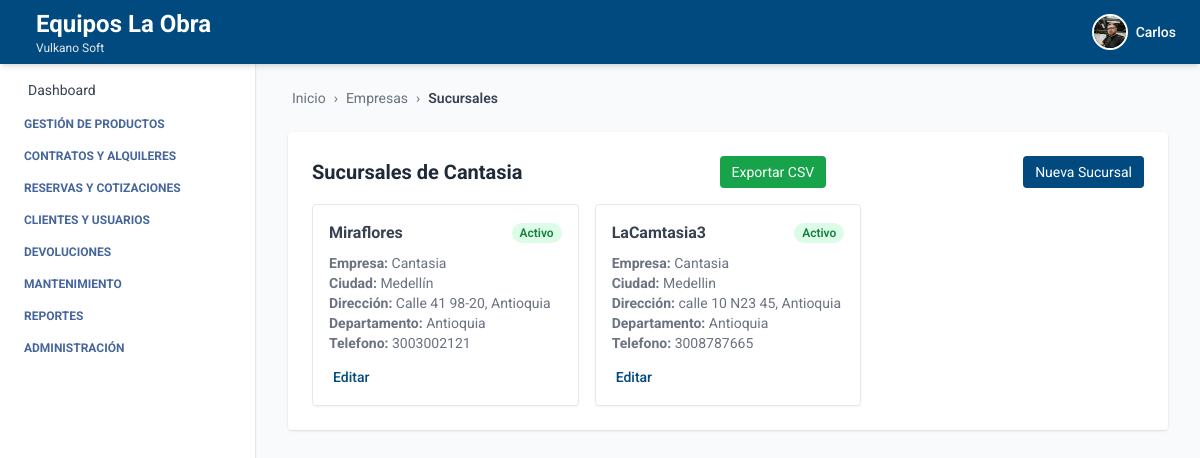
The page /empresa/empresas/1/sucursales/ (signed in) on the database as committed earlier.
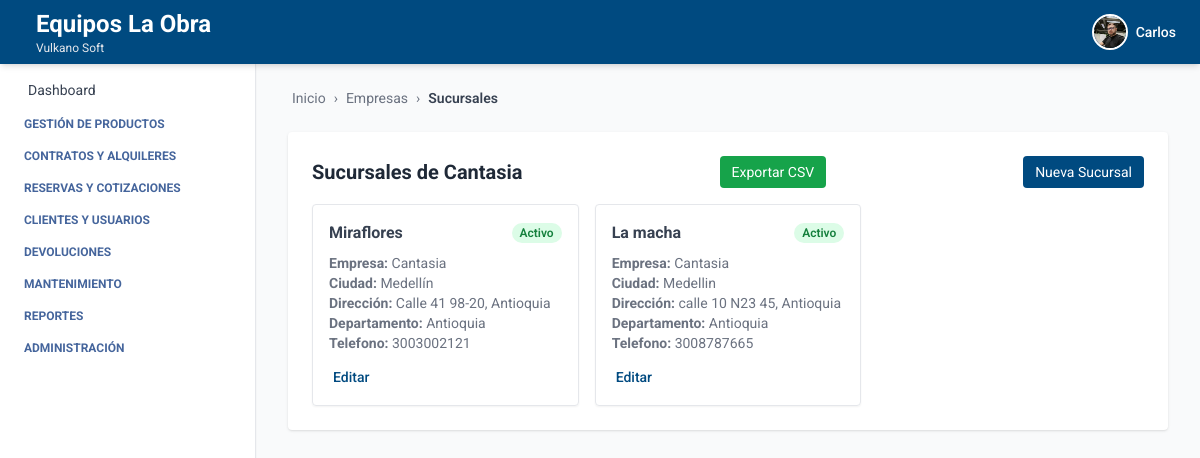
The same page on the database as committed later.
### empresa/models.py (models this page shows, shortened)
class Sucursal(models.Model):
    ESTADOS = [
        ("activo", "Activo"),
        ("inactivo", "Inactivo"),
    ]
    empresa = models.ForeignKey(Empresa, related_name='sucursales', on_delete=models.CASCADE)
    nombre = models.CharField(max_length=100)
    ciudad = models.CharField(max_length=100)
    direccion = models.CharField(max_length=255)
    departamento = models.CharField(max_length=100, blank=True, null=True)
    telefono = models.CharField(max_length=20, blank=True, null=True)
    estado = models.CharField(max_length=20, choices=ESTADOS, default="activo")

class Empresa(models.Model):
    ESTADOS = [
        ("activo", "Activo"),
        ("inactivo", "Inactivo"),
    ]
    nombre = models.CharField(max_length=100)
    nit = models.CharField(max_length=50, unique=True)
    ciudad = models.CharField(max_length=100, blank=True, null=True)
    direccion = models.CharField(max_length=255, blank=True, null=True)
    departamento = models.CharField(max_length=100, blank=True, null=True)
    telefono = models.CharField(max_length=20, blank=True, null=True)
    estado = models.CharField(max_length=20, choices=ESTADOS, default="activo")

### empresa/views.py (the view)
# urls.py: path('empresas/<int:empresa_id>/sucursales/', SucursalesPorEmpresaView.as_view(), name='sucursales_por_empresa'),
class SucursalesPorEmpresaView(LoginRequiredMixin, BreadcrumbMixin, ListView):
    model = Sucursal
    template_name = 'lista_sucursales_por_empresa.html'
    context_object_name = 'sucursales'
    breadcrumb_items = [("Empresas", reverse_lazy("empresa_list")),
                        ("Sucursales", None)]
    def get_queryset(self):
        self.empresa = get_object_or_404(Empresa, pk=self.kwargs['empresa_id'])
        return Sucursal.objects.filter(empresa=self.empresa)
    def get_context_data(self, **kwargs):
        context = super().get_context_data(**kwargs)
        context['empresa'] = self.empresa
        return context

### core/views.py (called while the page is built)
    def get_context_data(self, **kwargs):
        context = super().get_context_data(**kwargs)
        context["home"] = self.home_url
        context["breadcrumb_items"] = self.breadcrumb_items
        return context

### empresa/templates/lista_sucursales_por_empresa.html (shortened to what this page needs)
{% extends "index.html" %}
{% block breadcrumb %}
  {% include "breadcrumb.html" with home='/' breadcrumbs=breadcrumb_items %}
{% endblock %}
{% block content %}
<div class="max-w-5xl mx-auto mt-6 bg-white p-6 rounded shadow">
  <div class="flex justify-between items-center mb-4">
    <h2 class="text-xl font-bold text-gray-800">Sucursales de {{ empresa.nombre }}</h2>
    <a href="{% url 'exportar_sucursales' %}?empresa={{ empresa.id }}" class="bg-green-600 text-white px-3 py-1.5 text-sm rounded hover:bg-green-700 transition">
      Exportar CSV
    </a>
    <a href="{% url 'crear_sucursal' %}?empresa={{ empresa.id }}" class="bg-[var(--primary-color)] text-white px-3 py-1.5 text-sm rounded hover:bg-blue-700 transition">
      Nueva Sucursal
    </a>
  </div>
  {% if sucursales %}
  <div class="grid grid-cols-1 md:grid-cols-2 lg:grid-cols-3 gap-4">
    {% for sucursal in sucursales %}
    <div class="border rounded shadow-sm p-4 hover:shadow-lg transition">
      <div class="mb-2 flex justify-between items-center">
        <h3 class="font-bold text-gray-700">{{ sucursal.nombre }}</h3>
        <span class="text-xs font-semibold px-2 py-0.5 rounded-full
          {% if sucursal.estado == 'activo' %}
            bg-green-100 text-green-700
          {% else %}
            bg-red-100 text-red-700
          {% endif %}">
          {{ sucursal.get_estado_display }}
        </span>
      </div>
      <p class="text-sm text-gray-500"><strong>Empresa:</strong> {{ sucursal.empresa.nombre }}</p>
      <p class="text-sm text-gray-500"><strong>Ciudad:</strong> {{ sucursal.ciudad }}</p>
      <p class="text-sm text-gray-500"><strong>Dirección:</strong> {{ sucursal.direccion }}, {{ sucursal.departamento }}</p>
      <p class="text-sm text-gray-500"><strong>Departamento:</strong> {{ sucursal.departamento }}</p>
      <p class="text-sm text-gray-500"><strong>Telefono:</strong> {{ sucursal.telefono }}</p>
      <div class="mt-3">
        <a href="{% url 'editar_sucursal' sucursal.id %}" class="text-sm font-medium text-[var(--primary-color)] hover:underline">Editar</a>
      </div>
    </div>
    {% endfor %}
  </div>
  {% else %}
    <p class="text-gray-600">No hay sucursales registradas.</p>
  {% endif %}
</div>
{% endblock %}

Rows that differ between the two databases and show on the page:
changed Sucursal "Medellin": nombre "LaCamtasia3" → "La macha"
